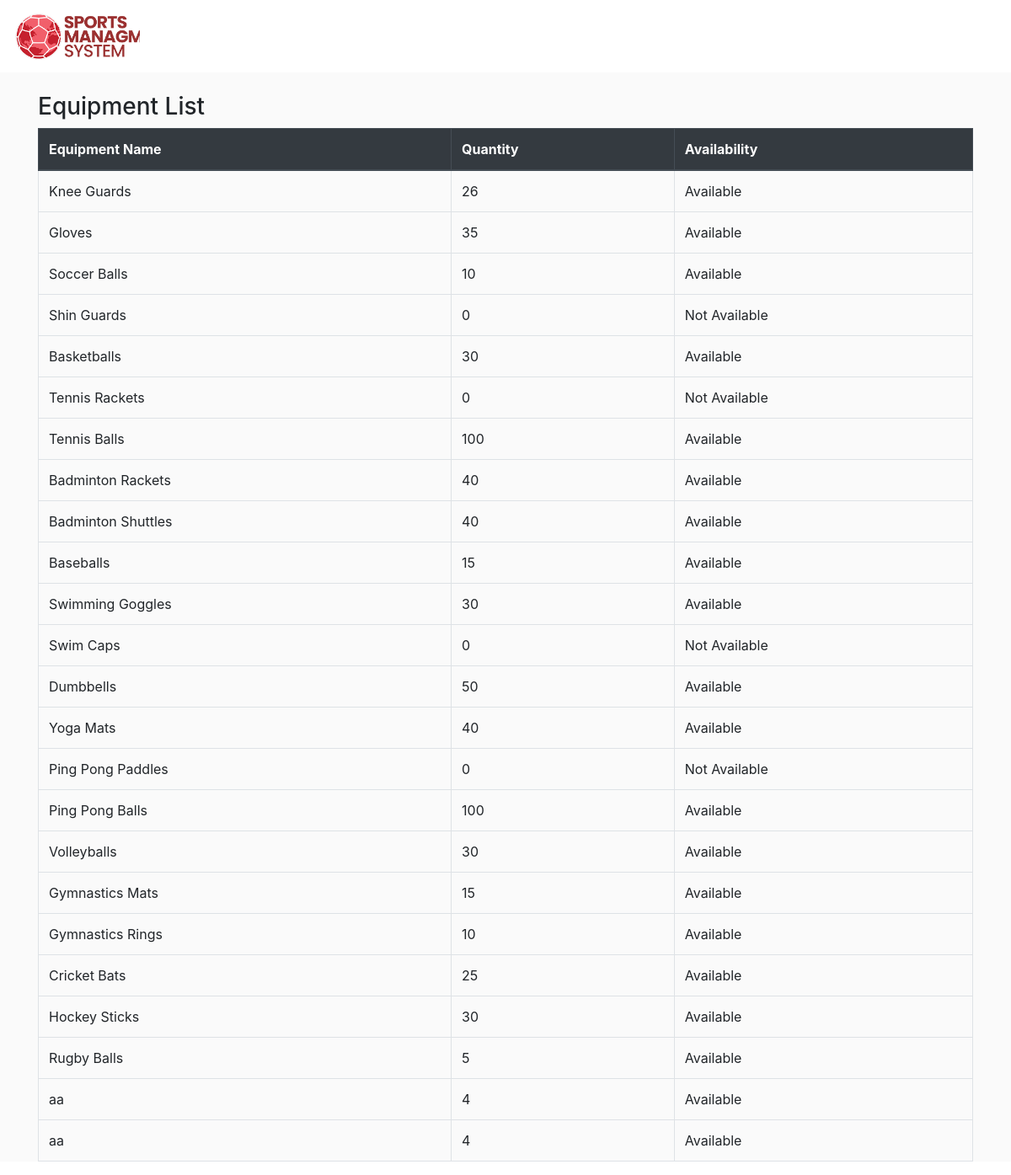
The page /Update/Sports/equipments.php on the database its author committed.
### tables this page shows
CREATE TABLE `inventory` (
  `EquipmentID` int(11) NOT NULL,
  `EquipmentName` varchar(255) NOT NULL,
  `Quantity` int(11) NOT NULL,
  `Availability` enum('Available','Not Available') NOT NULL
);

### Update/Sports/equipments.php (the view, shortened to what this page needs)
<!DOCTYPE html>
<html lang="en">
<head>
    <link rel="stylesheet" href="assets/css/registration.css">
    <link rel="stylesheet" href="assets/css/style.css">
    <link rel="stylesheet" href="https://cdn.jsdelivr.net/npm/bootstrap@4.6.2/dist/css/bootstrap.min.css">
</head>
<body>
    <?php
    include 'db_config.php';
    $sql = "SELECT * FROM inventory";
    $result = $conn->query($sql);
    ?>
    <header>
        <nav class="navbar navbar-expand-md navbar-light">
            <a class="navbar-brand" href="index.php">
                <div class="logo"></div>
            </a>
        </nav>
    </header>
    <div class="container-fluid">
        <div class="container"><br>
            <h3>Equipment List</h3>
            <table class="table table-bordered table-hover">
                <thead class="thead-dark">
                    <tr>
                        <th>Equipment Name</th>
                        <th>Quantity</th>
                        <th>Availability</th>
                    </tr>
                </thead>
                <tbody>
                    <?php
                    if ($result->num_rows > 0) {
                        while ($row = $result->fetch_assoc()) {
                            echo "<tr>";
                            echo '<td>' . $row["EquipmentName"] . '</td>';
                            echo '<td>' . $row["Quantity"] . '</td>';
                            echo '<td>' . $row["Availability"] . '</td>';
                            echo "</tr>";
                        }
                    } else {
                        echo "<tr><td colspan='3'>No equipment found.</td></tr>";
                    }
                    ?>
                </tbody>
            </table>
        </div>
    </div>
</body>
</html>

### Update/Sports/assets/css/registration.css (style rules this page uses)
.container-fluid { background-color: #fafafa; }
.container { background-color: #fafafa; }

### Update/Sports/assets/css/style.css (style rules this page uses)
:root { --primary-bg-color: #db3725; --primary-title-color: #fed81b; --primary-text-color: #db3725; --slider-title-color: #fed81b; --slider-bg-color: #fed81b; }
html, body { margin: 0; padding: 0; border: none; box-sizing: border-box; font-family: "Open-sans", sans-serif; }
nav { margin: 0 auto; max-width: 1400px; }
header { background-color: #ffffff; }
.logo { width: 150px; height: 60px; background: url("../img/logo.jpg"); background-size: cover; }

### rows shown on the page
inventory: EquipmentName "Knee Guards", Quantity "26", Availability "Available"
inventory: EquipmentName "Gloves", Quantity "35", Availability "Available"
inventory: EquipmentName "Soccer Balls", Quantity "10", Availability "Available"
inventory: EquipmentName "Shin Guards", Quantity "0", Availability "Not Available"
inventory: EquipmentName "Basketballs", Quantity "30", Availability "Available"
inventory: EquipmentName "Tennis Rackets", Quantity "0", Availability "Not Available"
inventory: EquipmentName "Tennis Balls", Quantity "100", Availability "Available"
inventory: EquipmentName "Badminton Rackets", Quantity "40", Availability "Available"
inventory: EquipmentName "Badminton Shuttles", Quantity "40", Availability "Available"
inventory: EquipmentName "Baseballs", Quantity "15", Availability "Available"
inventory: EquipmentName "Swimming Goggles", Quantity "30", Availability "Available"
inventory: EquipmentName "Swim Caps", Quantity "0", Availability "Not Available"
inventory: EquipmentName "Dumbbells", Quantity "50", Availability "Available"
inventory: EquipmentName "Yoga Mats", Quantity "40", Availability "Available"
inventory: EquipmentName "Ping Pong Paddles", Quantity "0", Availability "Not Available"
inventory: EquipmentName "Ping Pong Balls", Quantity "100", Availability "Available"
inventory: EquipmentName "Volleyballs", Quantity "30", Availability "Available"
inventory: EquipmentName "Gymnastics Mats", Quantity "15", Availability "Available"
inventory: EquipmentName "Gymnastics Rings", Quantity "10", Availability "Available"
inventory: EquipmentName "Cricket Bats", Quantity "25", Availability "Available"
inventory: EquipmentName "Hockey Sticks", Quantity "30", Availability "Available"
inventory: EquipmentName "Rugby Balls", Quantity "5", Availability "Available"
inventory: EquipmentName "aa", Quantity "4", Availability "Available"
inventory: EquipmentName "aa", Quantity "4", Availability "Available"
